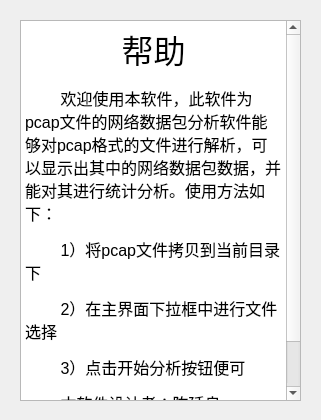
<?xml version="1.0" encoding="UTF-8"?>
<ui version="4.0">
 <class>help_info</class>
 <widget class="QDialog" name="help_info">
  <property name="geometry">
   <rect>
    <x>0</x>
    <y>0</y>
    <width>321</width>
    <height>420</height>
   </rect>
  </property>
  <property name="windowTitle">
   <string>Help</string>
  </property>
  <widget class="QTextBrowser" name="textBrowser">
   <property name="geometry">
    <rect>
     <x>20</x>
     <y>20</y>
     <width>281</width>
     <height>381</height>
    </rect>
   </property>
   <property name="html">
    <string>&lt;!DOCTYPE HTML PUBLIC &quot;-//W3C//DTD HTML 4.0//EN&quot; &quot;http://www.w3.org/TR/REC-html40/strict.dtd&quot;&gt;
&lt;html&gt;&lt;head&gt;&lt;meta name=&quot;qrichtext&quot; content=&quot;1&quot; /&gt;&lt;style type=&quot;text/css&quot;&gt;
p, li { white-space: pre-wrap; }
&lt;/style&gt;&lt;/head&gt;&lt;body style=&quot; font-family:'.SF NS Text'; font-size:13pt; font-weight:400; font-style:normal;&quot;&gt;
&lt;p align=&quot;center&quot; style=&quot; margin-top:0px; margin-bottom:0px; margin-left:0px; margin-right:0px; -qt-block-indent:0; text-indent:0px;&quot;&gt;&lt;span style=&quot; font-size:24pt;&quot;&gt;帮助&lt;/span&gt;&lt;/p&gt;
&lt;p style=&quot; margin-top:12px; margin-bottom:12px; margin-left:0px; margin-right:0px; -qt-block-indent:0; text-indent:0px;&quot;&gt;&lt;span style=&quot; font-size:12pt;&quot;&gt;        欢迎使用本软件，此软件为pcap文件的网络数据包分析软件能够对pcap格式的文件进行解析，可以显示出其中的网络数据包数据，并能对其进行统计分析。使用方法如下：&lt;/span&gt;&lt;/p&gt;
&lt;p style=&quot; margin-top:12px; margin-bottom:12px; margin-left:0px; margin-right:0px; -qt-block-indent:0; text-indent:0px;&quot;&gt;&lt;span style=&quot; font-size:12pt;&quot;&gt;        1）将pcap文件拷贝到当前目录下&lt;/span&gt;&lt;/p&gt;
&lt;p style=&quot; margin-top:12px; margin-bottom:12px; margin-left:0px; margin-right:0px; -qt-block-indent:0; text-indent:0px;&quot;&gt;&lt;span style=&quot; font-size:12pt;&quot;&gt;        2）在主界面下拉框中进行文件选择&lt;/span&gt;&lt;/p&gt;
&lt;p style=&quot; margin-top:12px; margin-bottom:12px; margin-left:0px; margin-right:0px; -qt-block-indent:0; text-indent:0px;&quot;&gt;&lt;span style=&quot; font-size:12pt;&quot;&gt;        3）点击开始分析按钮便可&lt;/span&gt;&lt;/p&gt;
&lt;p style=&quot; margin-top:12px; margin-bottom:12px; margin-left:0px; margin-right:0px; -qt-block-indent:0; text-indent:0px;&quot;&gt;&lt;span style=&quot; font-size:12pt;&quot;&gt;        本软件设计者：陈延良&lt;/span&gt;&lt;/p&gt;
&lt;p style=&quot; margin-top:12px; margin-bottom:12px; margin-left:0px; margin-right:0px; -qt-block-indent:0; text-indent:0px;&quot;&gt;&lt;span style=&quot; font-size:12pt;&quot;&gt;        邮箱：943364131@qq.com&lt;/span&gt;&lt;/p&gt;&lt;/body&gt;&lt;/html&gt;</string>
   </property>
  </widget>
 </widget>
 <resources/>
 <connections/>
</ui>
